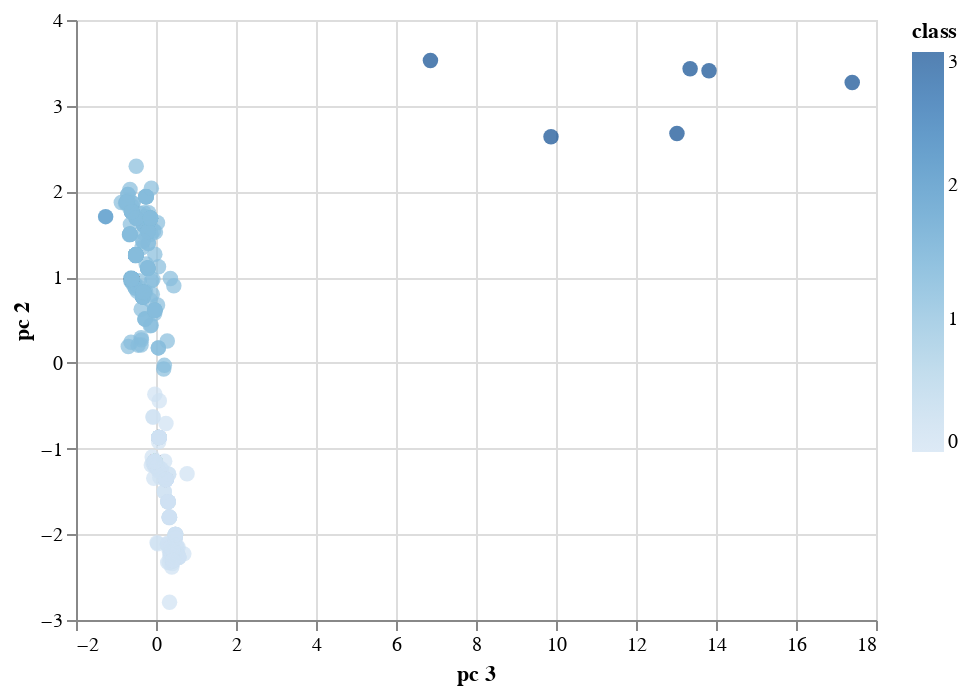

Write notebook code for a chart like this one.
### Markdown cell above
# Visualizing Results

#### 3D-Scatter with Clusters

### Code cell
# Create a 2D-Scatter with the PCA data and the clusters
alt.Chart(clustered_df).mark_circle(size=60).encode(
    x='pc 3',
    y='pc 2',
    color='class',
    tooltip=["CoinName", "Algorithm", "TotalCoinsMined", "TotalCoinSupply"]
).interactive()

### Figure 1 — Vega-Lite specification as saved in the notebook (floating-point values rounded to 4 significant figures; data arrays with more than 128 entries replaced by an {"elided": "..."} marker saying what was removed)
{"config": {"view": {"continuousWidth": 400, "continuousHeight": 300}}, "data": {"name": "data-ddfb1e1058cd7b780f7038baceb80db1"}, "mark": {"type": "circle", "size": 60}, "encoding": {"color": {"type": "quantitative", "field": "class"}, "tooltip": [{"type": "nominal", "field": "CoinName"}, {"type": "nominal", "field": "Algorithm"}, {"type": "quantitative", "field": "TotalCoinsMined"}, {"type": "nominal", "field": "TotalCoinSupply"}], "x": {"type": "quantitative", "field": "pc 3"}, "y": {"type": "quantitative", "field": "pc 2"}}, "selection": {"selector002": {"type": "interval", "bind": "scales", "encodings": ["x", "y"]}}, "$schema": "https://vega.github.io/schema/vega-lite/v4.8.1.json", "datasets": {"data-ddfb1e1058cd7b780f7038baceb80db1": {"elided": "533 records"}}}
